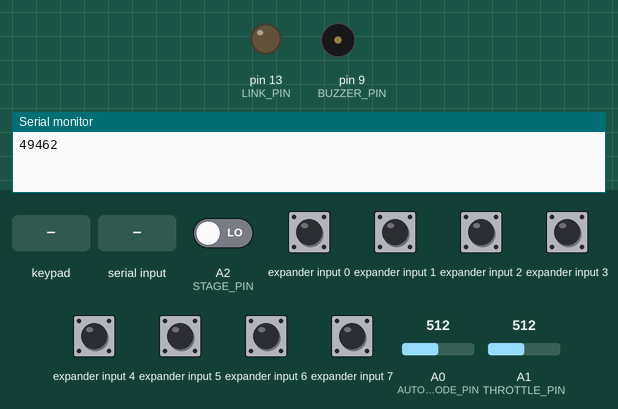
Recording of a sketch running on a simulated Arduino Uno, built with avr-gcc and run on an emulated ATmega328P. Parts: output pins drawn as LEDs (lit = HIGH), buzzer (waves = sounding), the last lines printed to the serial monitor. Wiring (inferred from the names in the program): input shift register (74HC165): load pin 11; clock pin 10; serial out pin 12. Inputs (shaded band) come from the test bench; at power-on: expander input 0–7 HIGH, A2 (STAGE_PIN) LOW, A0 (AUTOPILOT_MODE_PIN) = 512, A1 (THROTTLE_PIN) = 512. Pins used as bus, display or sensor lines are not drawn.

Above: at 1.2 s.
1.3 s: keypad keys 3 8 7 pressed 0.4 s apart
At 1.71 s:
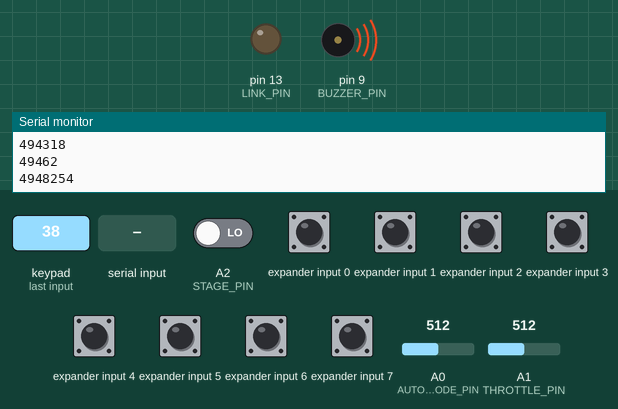
4.3 s: "90,45\n" received over Serial
At 4.4 s:
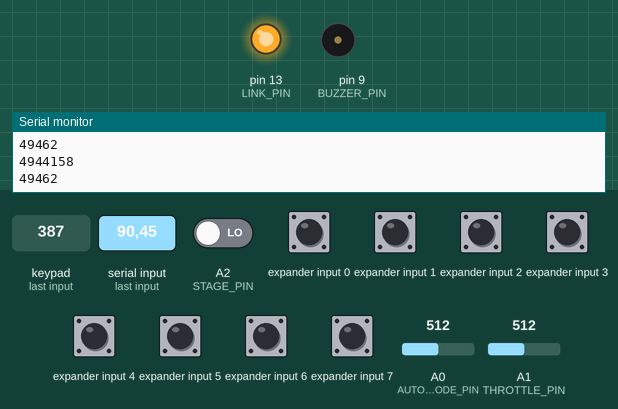
Timing chart, 0 to 7.3 s (numbered marks = the images above; inputs shaded):
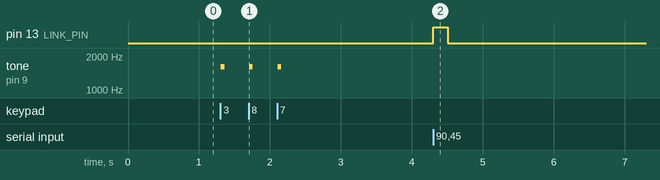

The sketch:

ksp-control.ino
```cpp
#include <Keypad.h>

// housekeeping / readability stuff
const int MAX_ADC = 1023;

// polling management
const unsigned long SEND_EVERY = 200;
const unsigned long RECEIVE_EVERY = 200;
unsigned long last_sent_at;
unsigned long now;
unsigned long last_received_at = 0;

// pin assignments
// 2-7 are used for keypad.
// keep 8 open in case we hook up the last row of keys.
const byte AUTOPILOT_MODE_PIN = A0;
const byte       THROTTLE_PIN = A1;
const byte          STAGE_PIN = A2;
const byte         BUZZER_PIN =  9;
const byte SWITCHES_CLOCK_PIN = 10;
const byte SWITCHES_LATCH_PIN = 11;
const byte  SWITCHES_DATA_PIN = 12;
const byte           LINK_PIN = 13;

// read in from shift register
byte switch_settings = 203;

// bit assignments in the switch_settings byte
const byte AUTOPILOT_ENABLE_BIT = 1;
const byte       RCS_ENABLE_BIT = 2;
const byte       SAS_ENABLE_BIT = 3;
const byte    LIGHTS_ENABLE_BIT = 4;
const byte  THROTTLE_ENABLE_BIT = 5;
const byte    BRAKES_ENABLE_BIT = 6;
const byte      GEAR_ENABLE_BIT = 7;

bool autopilot_enabled;
bool throttle_enabled;

// keypad setup
const char NO_ACTION = '-';
const byte KEY_ROWS = 3;
const byte KEY_COLS = 3;
char keys[KEY_ROWS][KEY_COLS] = {
  {'1','2','3'},
  {'4','5','6'},
  {'7','8','9'}
};
byte rowPins[KEY_ROWS] = {3, 8, 7};
byte colPins[KEY_COLS] = {4, 2, 6};
Keypad keypad = Keypad(makeKeymap(keys), rowPins, colPins, KEY_ROWS, KEY_COLS);
char current_action_group;

String last_sent_message = "";

bool doStage = false;
bool stageCurrent = false;
bool stagePrevious = false;

void setup(){
  Serial.begin(9600);
  last_sent_at = 0;
  current_action_group = NO_ACTION;
  pinMode(LINK_PIN, OUTPUT);
  pinMode(SWITCHES_LATCH_PIN, OUTPUT);
  pinMode(SWITCHES_CLOCK_PIN, OUTPUT);
  pinMode(SWITCHES_DATA_PIN, INPUT);
}

void loop(){
  char maybe_action_group = keypad.getKey();
  if (maybe_action_group != NO_KEY){
    current_action_group = maybe_action_group;
  }

  // require a LOW -> HIGH state change to trigger staging.
  stageCurrent = digitalRead(STAGE_PIN) == HIGH ? true : false;
  if (stageCurrent && !stagePrevious) {
    doStage = true;
  } else {
    doStage = false;
  }
  stagePrevious = stageCurrent;

  now = millis();
  if (now - last_sent_at >= SEND_EVERY) {
    // read switch settings from shift register
    // https://www.arduino.cc/en/Tutorial/ShftIn21
    digitalWrite(SWITCHES_LATCH_PIN, 1);
    delayMicroseconds(20);
    digitalWrite(SWITCHES_LATCH_PIN, 0);
    switch_settings = shiftIn(SWITCHES_DATA_PIN, SWITCHES_CLOCK_PIN, MSBFIRST);

    String autopilot_mode;
    autopilot_enabled = bitRead(switch_settings, AUTOPILOT_ENABLE_BIT);
    if (autopilot_enabled) {
      // https://learn.sparkfun.com/tutorials/rotary-switch-potentiometer-hookup-guide#project-i-10-item-selector
      uint16_t autopilot_mode_raw = analogRead(AUTOPILOT_MODE_PIN);
      // should this be '9' or '10'?
      // 10 steps, 0-9. +51 to hit middle of each bucket.
      // 10 steps across range 0-1023 = 102.3 per bucket. 102 / 2 = 51
      autopilot_mode = String((autopilot_mode_raw + 51) * 9 / MAX_ADC);
    } else {
      autopilot_mode = '-';
    }

    String throttle;
    throttle_enabled = bitRead(switch_settings, THROTTLE_ENABLE_BIT);
    if (throttle_enabled) {
      uint16_t throttle_raw = analogRead(THROTTLE_PIN);
      throttle = String((throttle_raw * 99L) / 1023);
      if (throttle.length() == 1) {
        throttle = "0" + throttle;
      }
    } else {
      throttle = "00";
    }

    // flags is a bitmask for various boolean values
    // staging, action groups, and switch settings
    unsigned long flags = 0;

    bitWrite(flags, 0, int(doStage));
    if (doStage) {
      tone(BUZZER_PIN, 200, 50);
      doStage = false;
    }

    // order of bits in `switch_settings` to write out in `flags`
    // this must match the order that ruby expects
    byte flag_mapping[] = {
      0, // bit 0 is staging, set above.
      SAS_ENABLE_BIT,
      RCS_ENABLE_BIT,
      LIGHTS_ENABLE_BIT,
      GEAR_ENABLE_BIT,
      BRAKES_ENABLE_BIT
    };

    for(byte i = 1; i < sizeof(flag_mapping); i++) {
      bitWrite(flags, i, bitRead(switch_settings, flag_mapping[i]));
    }

    if (current_action_group != NO_ACTION) {
      bitSet(flags, sizeof(flag_mapping) + String(current_action_group).toInt() - 1);
      tone(BUZZER_PIN, 1600, 50);
      current_action_group = NO_ACTION;
    }

    String current_message = throttle + autopilot_mode + String(flags);
    if (current_message != last_sent_message) {
      Serial.println(current_message);
      last_sent_message = current_message;
      last_sent_at = now; // TODO not tested. last_sent_at should maybe be last_checked_at (checked control state)
    }

    updateLinkState();
  }
}

void updateLinkState() {
  while(Serial.available()) {
    Serial.read();
    last_received_at = millis();
  }

  int link_active;
  if (millis() - last_received_at < RECEIVE_EVERY) {
    link_active = HIGH;
  } else {
    link_active = LOW;
  }
  digitalWrite(LINK_PIN, link_active);
}
```

Measured:
- after the input at 1.3 s, tone on pin 9 (BUZZER_PIN): alternates 1600 Hz for 0.05 s and silent for 0.35 s, 6 changes in all, then stays silent, starting at once
- after the input at 4.3 s, pin 13 (LINK_PIN): LOW → HIGH at once, → LOW 0.20 s later
